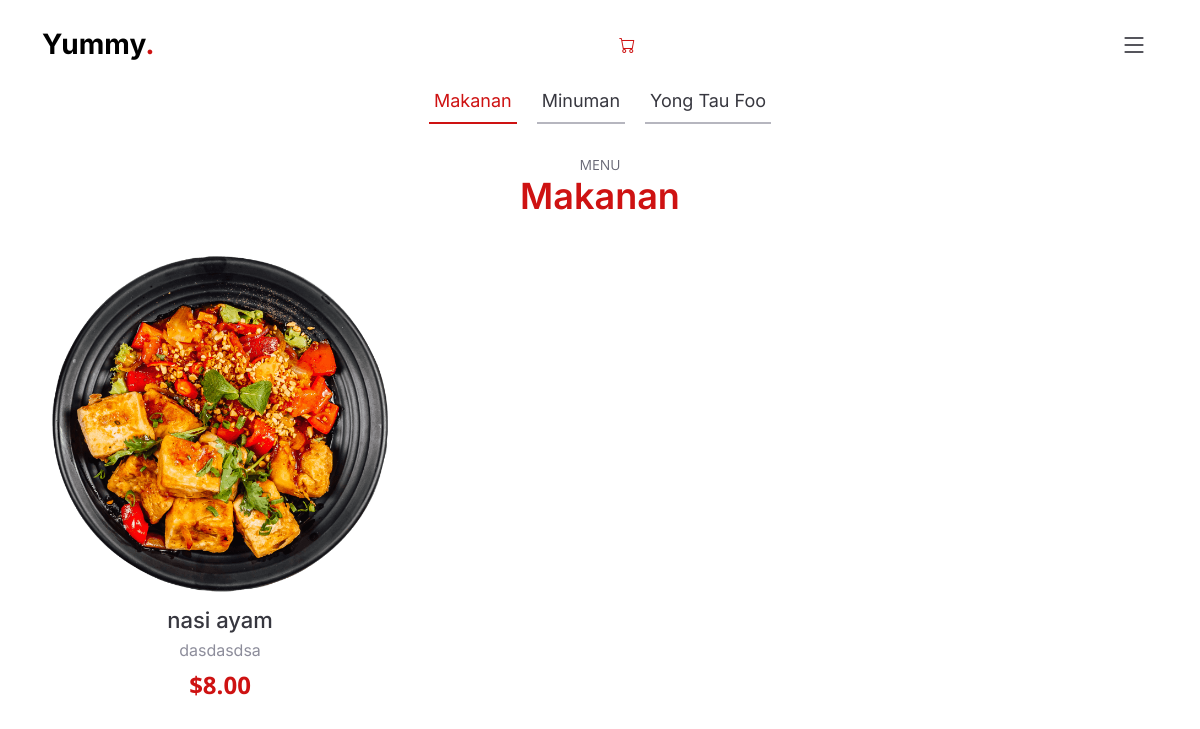
The page /menu.php?tablen=1 on the database its author committed.
### tables this page shows
CREATE TABLE IF NOT EXISTS `menu` (
  `id` int(8) NOT NULL AUTO_INCREMENT,
  `code` varchar(255) NOT NULL,
  `category` varchar(255) NOT NULL,
  `image` text NOT NULL,
  `name` varchar(255) NOT NULL,
  `description` text NOT NULL,
  `price` double(10,2) NOT NULL,
  PRIMARY KEY (`id`)
);

### assets/controller/dbcontroller.php (called while the page is built, shortened)
<?php
class DBController
{
	private $host = "localhost";
	private $user = "root";
	private $password = "";
	private $database = "pesanmakanan";
	private $conn;
	function __construct()
	{
		$this->conn = $this->connectDB();
	}
	function connectDB()
	{
		$conn = mysqli_connect($this->host, $this->user, $this->password, $this->database);
		return $conn;
	}
	function runQuery($query)
	{
		$result = mysqli_query($this->conn, $query);
		while ($row = mysqli_fetch_assoc($result)) {
			$resultset[] = $row;
		}
		if (!empty($resultset))
			return $resultset;
	}
}
?>

### menu.php (the view, shortened to what this page needs)
<?php
require_once("assets/controller/dbcontroller.php");
$db_handle = new DBController();
?>
<!DOCTYPE html>
<html lang="en">
<head>
  <link href="assets/vendor/bootstrap/css/bootstrap.min.css" rel="stylesheet">
  <link href="assets/vendor/bootstrap-icons/bootstrap-icons.css" rel="stylesheet">
  <link href="assets/vendor/aos/aos.css" rel="stylesheet">
  <link href="assets/vendor/glightbox/css/glightbox.min.css" rel="stylesheet">
  <link href="assets/vendor/swiper/swiper-bundle.min.css" rel="stylesheet">
  <link href="assets/css/main.css" rel="stylesheet">
</head>
<body>
  <header id="header" class="header fixed-top d-flex align-items-center">
    <div class="container d-flex align-items-center justify-content-between">
      <a href="index.html" class="logo d-flex align-items-center me-auto me-lg-0">
        <h1>Yummy<span>.</span></h1>
      </a>
      <a href="cart.php" class="bi bi-cart position-relative">
      </a>
      <i class="mobile-nav-toggle mobile-nav-show bi bi-list"></i>
    </div>
  </header>
  <main id="main">
    <section id="menu" class="menu">
      <div class="container" data-aos="fade-up">
        <ul class="nav nav-tabs d-flex justify-content-center" data-aos="fade-up" data-aos-delay="200">
          <li class="nav-item">
            <a class="nav-link active show" data-bs-toggle="tab" data-bs-target="#menu-makanan">
              <h4>Makanan</h4>
            </a>
          </li>
          <li class="nav-item">
            <a class="nav-link" data-bs-toggle="tab" data-bs-target="#menu-minuman">
              <h4>Minuman</h4>
            </a>
          <li class="nav-item">
            <a class="nav-link" data-bs-toggle="tab" data-bs-target="#menu-ytf">
              <h4>Yong Tau Foo</h4>
            </a>
          </li>
        </ul>
        <div class="tab-content" data-aos="fade-up" data-aos-delay="300">
          <div class="tab-pane fade active show" id="menu-makanan">
            <div class="tab-header text-center">
              <p>Menu</p>
              <h3>Makanan</h3>
            </div>
            <div class="row gy-5">
              <?php
              $product_array = $db_handle->runQuery("SELECT * FROM menu WHERE category='makanan' ORDER BY id ASC");
              if (!empty($product_array)) {
                foreach ($product_array as $key => $value) {
              ?>
              <div class="col-lg-4 col-6 menu-item">
                <a href="menu.php?action=add&code=<?php echo $product_array[$key]["code"]; ?>">
                  <img class="menu-img img-fluid mx-auto d-block" src="<?php echo $product_array[$key]["image"]; ?>">
                  <h4>
                    <?php echo $product_array[$key]["name"]; ?>
                  </h4>
                  <p class="ingredients">
                    <?php echo $product_array[$key]["description"]; ?>
                  </p>
                  <p class="price">
                    <?php echo "$" . $product_array[$key]["price"]; ?>
                  </p>
                </a>
              </div>
            </div>
            <?php
                }
              }
              ?>
          </div>
        </div>
      </div>
    </section>
  </main>
</body>
</html>

### assets/css/main.css (style rules this page uses)
:root { --font-default: "Open Sans", system-ui, -apple-system, "Segoe UI", Roboto, "Helvetica Neue", Arial, "Noto Sans", "Liberation Sans", sans-serif, "Apple Color Emoji", "Segoe UI Emoji", "Segoe UI Symbol", "Noto Color Emoji"; --font-primary: "Amatic SC", sans-serif; --font-secondary: "Inter", sans-serif; }
:root { --color-default: #212529; --color-primary: #ce1212; --color-secondary: #37373f; }
:root { scroll-behavior: smooth; }
body { font-family: var(--font-default); color: var(--color-default); }
a { color: var(--color-primary); text-decoration: none; }
h1, h2, h3, h4, h5, h6 { font-family: var(--font-secondary); }
section { overflow: hidden; padding: 80px 0; }
.header { background: #fff; transition: all 0.5s; z-index: 997; height: 90px; border-bottom: 1px solid #fff; }
.header .logo h1 { font-size: 28px; font-weight: 700; color: #000; margin: 0; font-family: var(--font-secondary); }
.header .logo h1 span { color: var(--color-primary); }
section { scroll-margin-top: 90px; }
@media (max-width: 1279px) { .mobile-nav-show { color: var(--color-secondary); font-size: 28px; cursor: pointer; line-height: 0; transition: 0.5s; z-index: 9999; margin: 0 10px 0 20px; } }
.menu .nav-tabs { border: 0; }
.menu .nav-link { margin: 0 10px; padding: 10px 5px; transition: 0.3s; color: var(--color-secondary); border-radius: 0; cursor: pointer; height: 100%; border: 0; border-bottom: 2px solid #b6b6bf; }
.menu .nav-link h4 { font-size: 18px; font-weight: 400; margin: 0; font-family: var(--font-secondary); }
.menu .nav-link.active { color: var(--color-primary); border-color: var(--color-primary); }
.menu .tab-content .tab-header { padding: 30px 0; }
.menu .tab-content .tab-header p { font-size: 14px; text-transform: uppercase; color: #676775; margin-bottom: 0; }
.menu .tab-content .tab-header h3 { font-size: 36px; font-weight: 600; color: var(--color-primary); }
.menu .tab-content .menu-item { -moz-text-align-last: center; text-align-last: center; }
.menu .tab-content .menu-item .menu-img { padding: 0 10px; margin-bottom: 15px; }
.menu .tab-content .menu-item h4 { font-size: 22px; font-weight: 500; color: var(--color-secondary); font-family: var(--font-secondary); font-weight: 30px; margin-bottom: 5px; }
.menu .tab-content .menu-item .ingredients { font-family: var(--font-secondary); color: #8d8d9b; margin-bottom: 5px; }
.menu .tab-content .menu-item .price { font-size: 24px; font-weight: 700; color: var(--color-primary); }

### rows shown on the page
menu: image (picture), name "nasi ayam", description "dasdasdsa", price "8.00"
